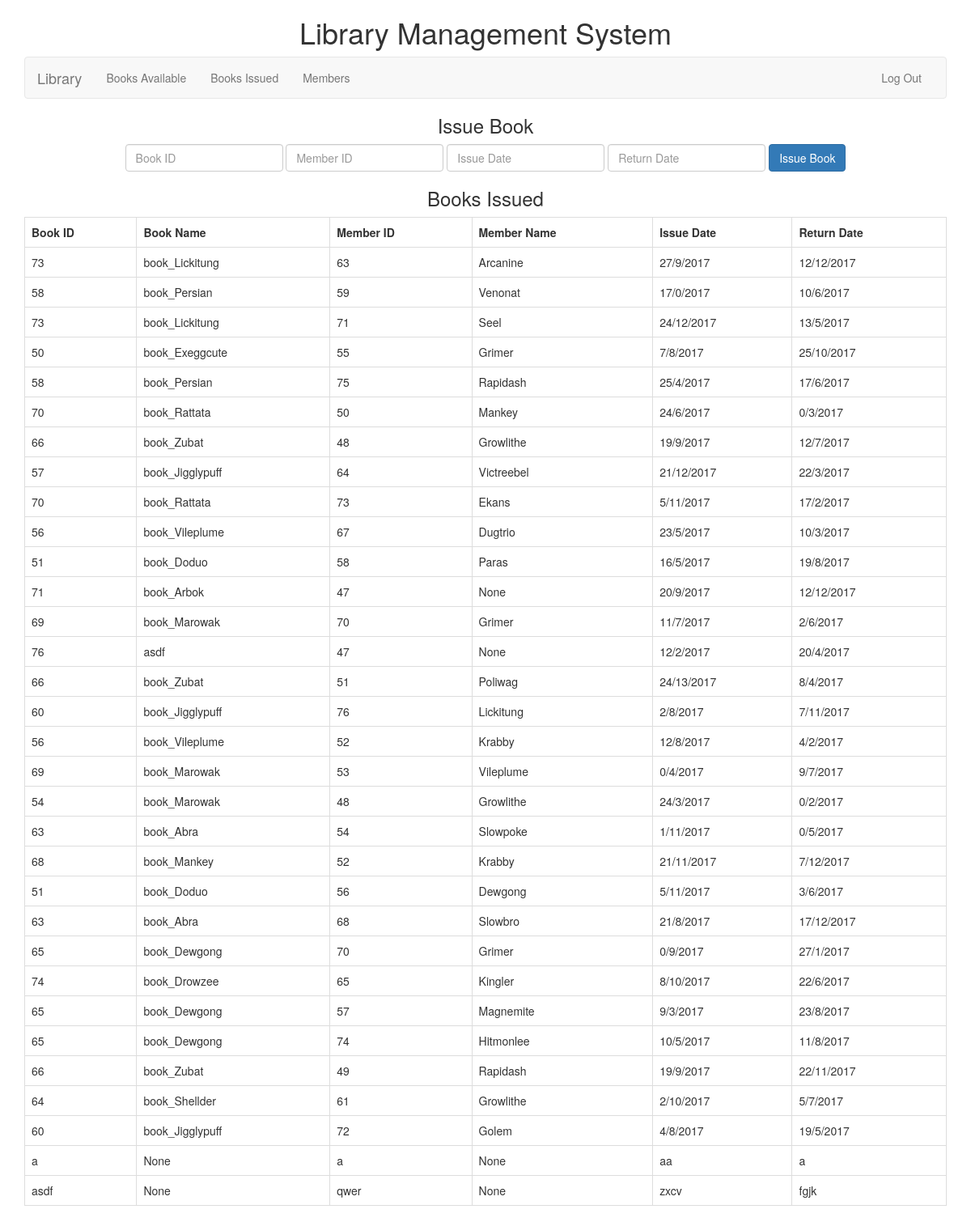
Page /issues (signed in) on the committed database.
### tables this page shows
CREATE TABLE "book_issue_table" (
	`issue_id`	INTEGER NOT NULL PRIMARY KEY AUTOINCREMENT,
	`book_id`	INTEGER,
	`member_id`	INTEGER,
	`issue_date`	TEXT,
	`return_date`	TEXT
);

CREATE TABLE "book_table" (
	`book_id`	INTEGER NOT NULL PRIMARY KEY AUTOINCREMENT,
	`book_name`	TEXT,
	`author`	TEXT,
	`publication`	TEXT,
	`subject`	TEXT,
	`no_of_copies`	INTEGER
);

CREATE TABLE "member_table" (
	`member_id`	INTEGER NOT NULL PRIMARY KEY AUTOINCREMENT,
	`member_name`	TEXT,
	`branch`	TEXT,
	`year_of_join`	INTEGER
);

### application.py (the view)
@app.route("/issues", methods=["GET", "POST"])
def bookIssues():
    if session.get("user_id") is None:
        return redirect(url_for("login"))
    if request.method == "POST":
        if not (request.form.get('book_id') or request.form.get('member_id') or request.form.get('issue_date') or request.form.get('return_date')):
            return render_template("apology.html", failMessage="Must Fullfil the form.")
        db.execute("INSERT INTO book_issue_table (book_id, member_id, issue_date, return_date) "
                   "VALUES (:bid, :mid, :idate, :rdate)",
                   bid=request.form.get("book_id"),
                   mid=request.form.get("member_id"),
                   idate=request.form.get("issue_date"),
                   rdate=request.form.get("return_date"))
        rows = db.execute("""
            SELECT book_issue_table.book_id, book_table.book_name, book_issue_table.member_id, member_table.member_name, issue_date, return_date
            FROM book_issue_table
            LEFT JOIN book_table
            ON book_issue_table.book_id = book_table.book_id
            LEFT JOIN member_table
            ON book_issue_table.member_id = member_table.member_id;
        """)
        return render_template("bookIssued.html", issues=rows)
    else:
        rows = db.execute("""
            SELECT book_issue_table.book_id, book_table.book_name, book_issue_table.member_id, member_table.member_name, issue_date, return_date
            FROM book_issue_table
            LEFT JOIN book_table
            ON book_issue_table.book_id = book_table.book_id
            LEFT JOIN member_table
            ON book_issue_table.member_id = member_table.member_id;

        """)
        return render_template("bookIssued.html", issues=rows)

### sqllibrary.py (called while the page is built)
    def execute(self, text, *multiparams, **params):
        try:
            statement = sqlalchemy.text(text).bindparams(*multiparams, **params)
            result = self.engine.execute(str(statement.compile(compile_kwargs={"literal_binds": True})))
            if result.returns_rows:
                rows = result.fetchall()
                return [dict(row) for row in rows]
            elif result.lastrowid is not None:
                return result.lastrowid
            else:
                return result.rowcount
        except sqlalchemy.exc.IntegrityError:
            return None
        except Exception as e:
            raise RuntimeError(e)

### templates/bookIssued.html (shortened to what this page needs)
{% extends "layout.html" %}
{% block main %}
    <h3>Issue Book</h3>
    <fieldset>
        <form action="{{ url_for('bookIssues')}}" class="form-inline" method="post">
            <div class="form-group">
                <input autocomplete="off" autofocus class="form-control" name="book_id" placeholder="Book ID" type="text"/>
            </div>
            <div class="form-group">
                <input autocomplete="off" autofocus class="form-control" name="member_id" placeholder="Member ID" type="text"/>
            </div>
            <div class="form-group">
                <input autocomplete="off" autofocus class="form-control" name="issue_date" placeholder="Issue Date" type="text"/>
            </div>
            <div class="form-group">
                <input autocomplete="off" autofocus class="form-control" name="return_date" placeholder="Return Date" type="text"/>
            </div>
            <div class="form-group">
                <button class="btn btn-primary" type="submit">Issue Book</button>
            </div>
        </form>
    </fieldset>
    <h3>Books Issued</h3>
    <table class="table table-bordered">
        <tr>
            <th>Book ID</th>
            <th>Book Name</th>
            <th>Member ID</th>
            <th>Member Name</th>
            <th>Issue Date</th>
            <th>Return Date</th>
        </tr>
        {% for issue in issues %}
        <tr>
            <td>{{ issue['book_id'] }}</td>
            <td>{{ issue['book_name'] }}</td>
            <td>{{ issue['member_id'] }}</td>
            <td>{{ issue['member_name'] }}</td>
            <td>{{ issue['issue_date'] }}</td>
            <td>{{ issue['return_date'] }}</td>
        </tr>
        {% endfor %}
    </table>
{% endblock %}

### templates/layout.html (style rules this page uses)
.form-control { display: inline-block; width: auto; }
td { text-align: left; }

### rows in the picture
book_issue_table: book_id "73", book_name "book_Lickitung", member_id "63", member_name "Arcanine", issue_date "27/9/2017", return_date "12/12/2017"
book_issue_table: book_id "58", book_name "book_Persian", member_id "59", member_name "Venonat", issue_date "17/0/2017", return_date "10/6/2017"
book_issue_table: book_id "73", book_name "book_Lickitung", member_id "71", member_name "Seel", issue_date "24/12/2017", return_date "13/5/2017"
book_issue_table: book_id "50", book_name "book_Exeggcute", member_id "55", member_name "Grimer", issue_date "7/8/2017", return_date "25/10/2017"
book_issue_table: book_id "58", book_name "book_Persian", member_id "75", member_name "Rapidash", issue_date "25/4/2017", return_date "17/6/2017"
book_issue_table: book_id "70", book_name "book_Rattata", member_id "50", member_name "Mankey", issue_date "24/6/2017", return_date "0/3/2017"
book_issue_table: book_id "66", book_name "book_Zubat", member_id "48", member_name "Growlithe", issue_date "19/9/2017", return_date "12/7/2017"
book_issue_table: book_id "57", book_name "book_Jigglypuff", member_id "64", member_name "Victreebel", issue_date "21/12/2017", return_date "22/3/2017"
book_issue_table: book_id "70", book_name "book_Rattata", member_id "73", member_name "Ekans", issue_date "5/11/2017", return_date "17/2/2017"
book_issue_table: book_id "56", book_name "book_Vileplume", member_id "67", member_name "Dugtrio", issue_date "23/5/2017", return_date "10/3/2017"
book_issue_table: book_id "51", book_name "book_Doduo", member_id "58", member_name "Paras", issue_date "16/5/2017", return_date "19/8/2017"
book_issue_table: book_id "71", book_name "book_Arbok", member_id "47", member_name "None", issue_date "20/9/2017", return_date "12/12/2017"
book_issue_table: book_id "69", book_name "book_Marowak", member_id "70", member_name "Grimer", issue_date "11/7/2017", return_date "2/6/2017"
book_issue_table: book_id "76", book_name "asdf", member_id "47", member_name "None", issue_date "12/2/2017", return_date "20/4/2017"
book_issue_table: book_id "66", book_name "book_Zubat", member_id "51", member_name "Poliwag", issue_date "24/13/2017", return_date "8/4/2017"
book_issue_table: book_id "60", book_name "book_Jigglypuff", member_id "76", member_name "Lickitung", issue_date "2/8/2017", return_date "7/11/2017"
book_issue_table: book_id "56", book_name "book_Vileplume", member_id "52", member_name "Krabby", issue_date "12/8/2017", return_date "4/2/2017"
book_issue_table: book_id "69", book_name "book_Marowak", member_id "53", member_name "Vileplume", issue_date "0/4/2017", return_date "9/7/2017"
book_issue_table: book_id "54", book_name "book_Marowak", member_id "48", member_name "Growlithe", issue_date "24/3/2017", return_date "0/2/2017"
book_issue_table: book_id "63", book_name "book_Abra", member_id "54", member_name "Slowpoke", issue_date "1/11/2017", return_date "0/5/2017"
book_issue_table: book_id "68", book_name "book_Mankey", member_id "52", member_name "Krabby", issue_date "21/11/2017", return_date "7/12/2017"
book_issue_table: book_id "51", book_name "book_Doduo", member_id "56", member_name "Dewgong", issue_date "5/11/2017", return_date "3/6/2017"
book_issue_table: book_id "63", book_name "book_Abra", member_id "68", member_name "Slowbro", issue_date "21/8/2017", return_date "17/12/2017"
book_issue_table: book_id "65", book_name "book_Dewgong", member_id "70", member_name "Grimer", issue_date "0/9/2017", return_date "27/1/2017"
book_issue_table: book_id "74", book_name "book_Drowzee", member_id "65", member_name "Kingler", issue_date "8/10/2017", return_date "22/6/2017"
book_issue_table: book_id "65", book_name "book_Dewgong", member_id "57", member_name "Magnemite", issue_date "9/3/2017", return_date "23/8/2017"
book_issue_table: book_id "65", book_name "book_Dewgong", member_id "74", member_name "Hitmonlee", issue_date "10/5/2017", return_date "11/8/2017"
book_issue_table: book_id "66", book_name "book_Zubat", member_id "49", member_name "Rapidash", issue_date "19/9/2017", return_date "22/11/2017"
book_issue_table: book_id "64", book_name "book_Shellder", member_id "61", member_name "Growlithe", issue_date "2/10/2017", return_date "5/7/2017"
book_issue_table: book_id "60", book_name "book_Jigglypuff", member_id "72", member_name "Golem", issue_date "4/8/2017", return_date "19/5/2017"
book_issue_table: book_id "a", book_name "None", member_id "a", member_name "None", issue_date "aa", return_date "a"
book_issue_table: book_id "asdf", book_name "None", member_id "qwer", member_name "None", issue_date "zxcv", return_date "fgjk"
